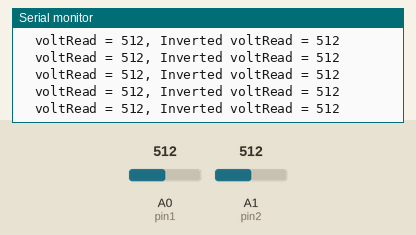
Recording of a sketch running on a simulated Arduino Uno, built with avr-gcc and run on an emulated ATmega328P. Shown: the last lines printed to the serial monitor. The inputs (shaded band) are chosen by the test bench; at power-on: A0 (pin1) = 512, A1 (pin2) = 512.

Above: at 4.2 s.
4.3 s: A0 (pin1) set to 982
At 4.75 s:
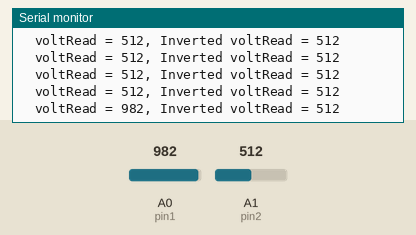
7.3 s: A0 (pin1) set to 1016
At 7.48 s:
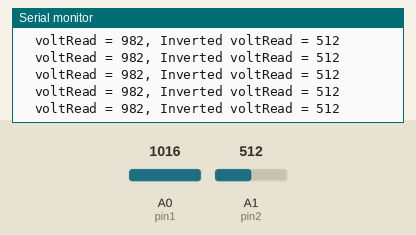
Timing chart, 0 to 10.3 s (numbered marks = the images above; inputs shaded):
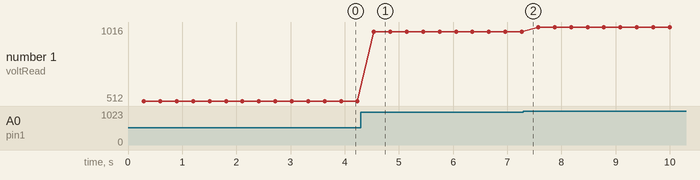

Measured:
- after the input at 4.3 s, the serial monitor: prints a new line after 0.24 s (image 1)
- plotted number 1: 512 → 982 after the input at 4.3 s, 982 → 1016 after the input at 7.3 s

The sketch:

SPS_A100D_Calibration.ino
```cpp
//-----------------------------INCLUDES--------------------------------------
#include <Arduino.h>

long timer=0;
int iter=0;

// Define resistor values used in voltage divider circuit Vread = Vsense*R2/(R1+R2)
int R1 = 100000;
int R2 = 100000;
int R1inv = 100000;
int R2inv = 100000;

double mastRot;
double rot1;
double rot2;
int pin1 = A0;
int pin2 = A1;

double voltScale;
double voltScaleInv;
int voltRead;
int voltReadInv;
double voltReadSum = 0;
double voltReadInvSum = 0;
double voltSense;
double voltSenseInv;

void setup()
{
  Serial.begin(9600);

// Calculate voltage divider scaling
  voltScale = R2/(R1+R2);
  voltScaleInv = R2inv/(R1inv+R2inv);

}

void loop() //Main Loop
{
    iter = iter+1;
    delay(10);
    voltRead = analogRead(pin1);
    delay(10);
    voltReadInv = analogRead(pin2);
    voltReadSum = voltReadSum+voltRead;
    voltReadInvSum = voltReadInvSum+voltReadInv;
    if (iter == 10)
    {
      voltSense = (voltReadSum/100)/voltScale;
      voltSenseInv = (voltReadInvSum/100)/voltScaleInv;
      iter = 0;
      voltReadSum = 0;
      voltReadInvSum = 0;

      Serial.print("  voltRead = ");
      Serial.print(voltRead);
      Serial.print(", Inverted voltRead = ");
      Serial.println(voltReadInv);
    }
    delay(10);

}
```
